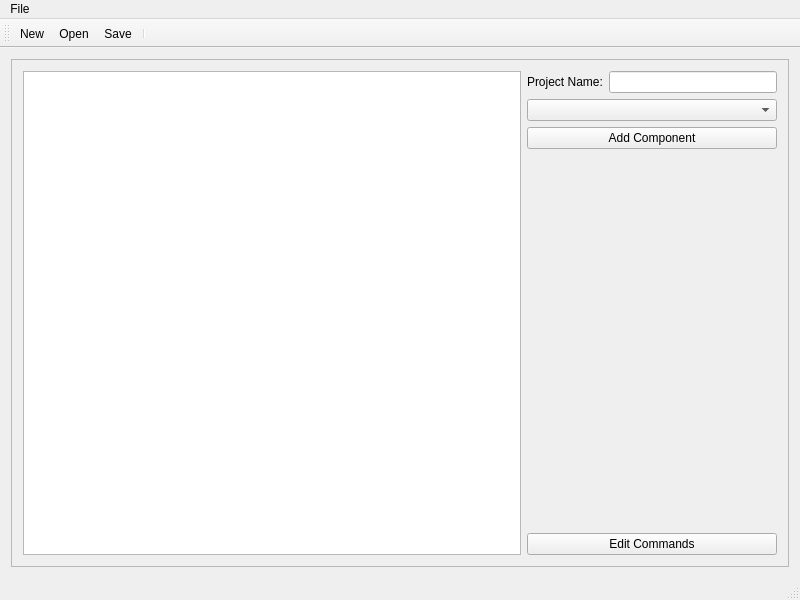
<?xml version="1.0" encoding="UTF-8"?>
<ui version="4.0">
 <class>MainWindow</class>
 <widget class="QMainWindow" name="MainWindow">
  <property name="geometry">
   <rect>
    <x>0</x>
    <y>0</y>
    <width>800</width>
    <height>600</height>
   </rect>
  </property>
  <property name="windowTitle">
   <string>MainWindow</string>
  </property>
  <widget class="QWidget" name="centralWidget">
   <layout class="QGridLayout" name="gridLayout">
    <item row="0" column="0" rowspan="2">
     <widget class="QFrame" name="frame">
      <property name="frameShape">
       <enum>QFrame::StyledPanel</enum>
      </property>
      <property name="frameShadow">
       <enum>QFrame::Raised</enum>
      </property>
      <layout class="QGridLayout" name="gridLayout_2">
       <item row="0" column="0">
        <layout class="QHBoxLayout" name="horizontalLayout_6" stretch="1,0">
         <item>
          <widget class="QGraphicsView" name="graphicsView"/>
         </item>
         <item>
          <layout class="QVBoxLayout" name="verticalLayout_2" stretch="0,0,0,1,0">
           <item>
            <layout class="QHBoxLayout" name="horizontalLayout_2">
             <item>
              <widget class="QLabel" name="projectLabel">
               <property name="sizePolicy">
                <sizepolicy hsizetype="Preferred" vsizetype="Fixed">
                 <horstretch>0</horstretch>
                 <verstretch>0</verstretch>
                </sizepolicy>
               </property>
               <property name="text">
                <string>Project Name:</string>
               </property>
              </widget>
             </item>
             <item>
              <widget class="QLineEdit" name="projectEdit"/>
             </item>
            </layout>
           </item>
           <item>
            <widget class="QComboBox" name="compTypeBox">
             <property name="currentIndex">
              <number>-1</number>
             </property>
            </widget>
           </item>
           <item>
            <widget class="QPushButton" name="addButton">
             <property name="sizePolicy">
              <sizepolicy hsizetype="Preferred" vsizetype="Fixed">
               <horstretch>0</horstretch>
               <verstretch>0</verstretch>
              </sizepolicy>
             </property>
             <property name="text">
              <string>Add Component</string>
             </property>
            </widget>
           </item>
           <item>
            <widget class="HEESItemWidget" name="itemWidget" native="true">
             <property name="minimumSize">
              <size>
               <width>250</width>
               <height>0</height>
              </size>
             </property>
            </widget>
           </item>
           <item>
            <widget class="QPushButton" name="cmdEditButton">
             <property name="text">
              <string>Edit Commands</string>
             </property>
            </widget>
           </item>
          </layout>
         </item>
        </layout>
       </item>
      </layout>
     </widget>
    </item>
   </layout>
  </widget>
  <widget class="QMenuBar" name="menuBar">
   <property name="geometry">
    <rect>
     <x>0</x>
     <y>0</y>
     <width>800</width>
     <height>20</height>
    </rect>
   </property>
   <widget class="QMenu" name="menuFile">
    <property name="title">
     <string>File</string>
    </property>
    <addaction name="newAction"/>
    <addaction name="openAction"/>
    <addaction name="saveAction"/>
   </widget>
   <addaction name="menuFile"/>
  </widget>
  <widget class="QToolBar" name="mainToolBar">
   <attribute name="toolBarArea">
    <enum>TopToolBarArea</enum>
   </attribute>
   <attribute name="toolBarBreak">
    <bool>false</bool>
   </attribute>
   <addaction name="newAction"/>
   <addaction name="openAction"/>
   <addaction name="saveAction"/>
   <addaction name="separator"/>
  </widget>
  <widget class="QStatusBar" name="statusBar"/>
  <action name="openAction">
   <property name="text">
    <string>Open</string>
   </property>
  </action>
  <action name="saveAction">
   <property name="text">
    <string>Save</string>
   </property>
  </action>
  <action name="newAction">
   <property name="text">
    <string>New</string>
   </property>
  </action>
 </widget>
 <layoutdefault spacing="6" margin="11"/>
 <customwidgets>
  <customwidget>
   <class>HEESItemWidget</class>
   <extends>QWidget</extends>
   <header>heesitemwidget.h</header>
   <container>1</container>
  </customwidget>
 </customwidgets>
 <resources/>
 <connections/>
</ui>
